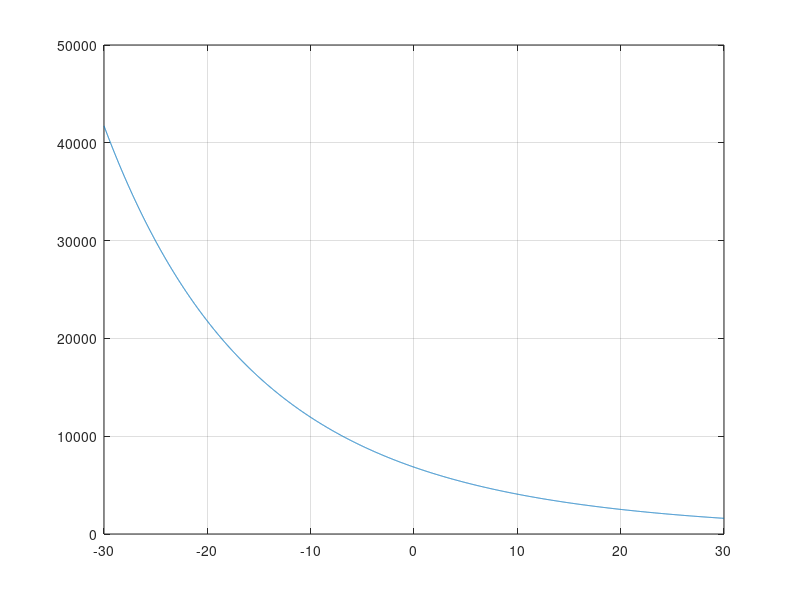

MATLAB code to generate this figure: (Note: this script raises an error after producing the figure.)
clc % Newton's Method with a Temperature Sensor
T = (-30:.01:30)';
R = @(T) 2000 * exp(4000 ./ (T + 273) - 4000/298);
% Problem 5
plot(T,R(T))
grid
f1 = @(T) 20000;
f2 = @(T) 5000;
% Required: For some reason, these calculations display ints as long
% engineering??
format shortG
Newton(0, R, f1, 0.000001)
Newton(0, R, f2, 0.000001)